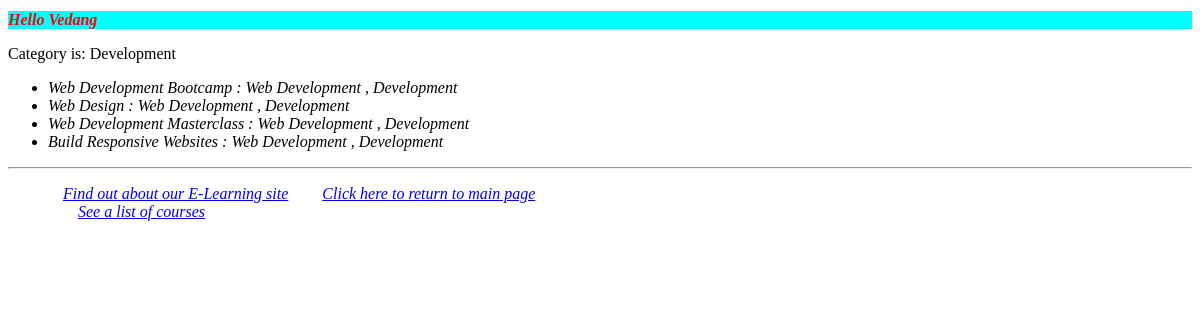
Screenshot of /myapp/detail/1/ with the database file from the repository.
### myApp/models.py (models this page shows, shortened)
class Topic(models.Model):
    name = models.CharField(max_length=200)
    category = models.CharField(max_length=50, null=False, blank=False, default='Category001')
    def __str__(self):
        return self.name + " , " + self.category

class Course(models.Model):
    topic = models.ForeignKey(Topic, related_name='courses', on_delete=models.CASCADE)
    name = models.CharField(max_length=200)
    price = models.DecimalField(max_digits=10, decimal_places=2)
    for_everyone = models.BooleanField(default=True)
    description = models.TextField(max_length=300, null=True, blank=True)
    interested = models.PositiveIntegerField(default=0)
    stages = models.PositiveIntegerField(default=3)

### myApp/views.py (the view)
# urls.py: path(r'detail/<int:top_no>/', views.detail, name='detail'),
def detail(request, top_no):
    response = HttpResponse()
    topics = Topic.objects.filter(id=top_no).values()
    if not topics:
        response.write(get_object_or_404(topics))
        return response
    courses = Course.objects.filter(topic=top_no)
    return render(request, 'myApp/detail.html', {'topic_name': topics[0].get('category'), 'courses': courses})

### templates/myApp/detail.html
{% extends 'myApp/base.html' %}
{% block myhdg %}
    Hello Vedang
{% endblock %}
{% block body_block %}
    <p> Category is:  {{ topic_name }} </p>
    <ul>
        {% for course in courses %}
            <li> {{ course.name }} : {{ course.topic }} </li>
        {% endfor %}
    </ul>
{% endblock %}

### myApp/static/myApp/style.css (style rules this page uses)
li { font-style: italic; }

### rows the page displays
Topic: category "Development"
Course: name "Web Development Bootcamp", topic "Web Development , Development"
Course: name "Web Design", topic "Web Development , Development"
Course: name "Web Development Masterclass", topic "Web Development , Development"
Course: name "Build Responsive Websites", topic "Web Development , Development"
